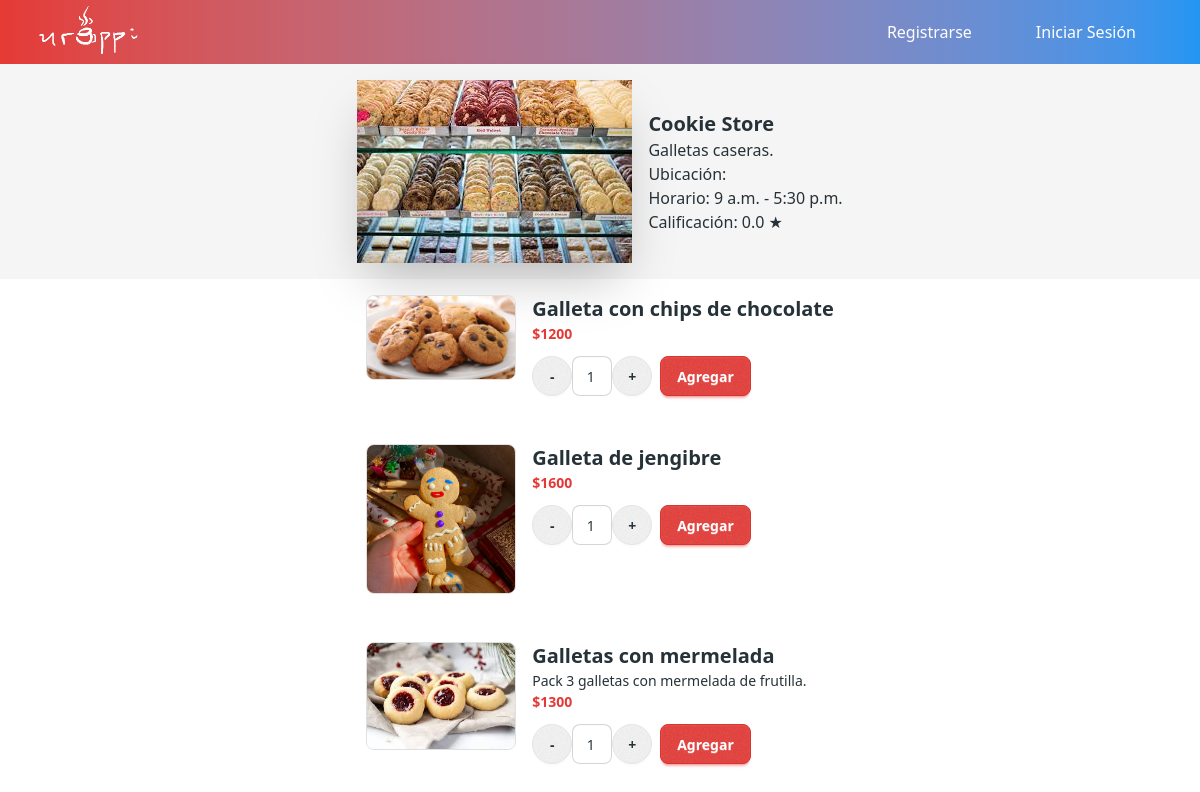
The app's page /comprador/storeMenu/1/ with its own data.
### urappiapp/models.py (models this page shows, shortened)
class Shop(models.Model):
    shopID = models.AutoField(primary_key=True)  # ID único de la tienda
    shopDescription = models.TextField()  # Descripción de la tienda
    openTime = models.TimeField()  # Hora de apertura
    closingTime = models.TimeField()  # Hora de cierre
    shopName = models.CharField(max_length=32)  # Nombre de la tienda
    shopImage = models.ImageField(upload_to="stores/", null=True, blank=True)  # Imagen de la tienda
    location = models.TextField()  # Ubicación de la tienda
    rating = models.FloatField(default=0.0)
    votes = models.IntegerField(default=0)

class Product(models.Model):
    categorys = [("beb-cal", "Bebidas calientes"), ("beb-fria", "Bebidas frías"), ("pas-boll", "Pastelería y Bollería"), ("sandw", "Sandwiches"), ("otro", "Otro")]
    productID = models.AutoField(primary_key=True)
    productName = models.CharField(max_length=32)  # Nombre del producto
    category = models.CharField(max_length=32, choices=categorys)  # Categoría del producto
    description = models.TextField()  # Descripción del producto
    prodImage = models.ImageField(upload_to="products/", null=True, blank=True)  # Imagen del producto
    priceCLP = models.IntegerField()  # Precio en CLP

### app_comprador/views.py (the view)
# urls.py: path("storeMenu/<int:id>/", views.show_store_menu, name="show_store_menu"),
def show_store_menu(request, id):
    tienda = get_object_or_404(
        Shop, shopID=id
    )  # si se intenta acceder a una tienda que no existe lanza error
    productos_listados = ProductListing.objects.filter(listedBy=tienda)
    productos = []
    for pl in productos_listados:
        pathFoto = "/media/" + str(pl.listedProduct.prodImage)
        productos.append(
            {
                "ProductID": pl.listedProduct.productID,
                "ProductName": pl.listedProduct.productName,
                "id": pl.listedProduct.productID,
                "priceCLP": pl.listedProduct.priceCLP,
                "description": pl.listedProduct.description,
                "prodImage": pathFoto,
            }
        )
    info = {
        "tienda_id": id,
        "tienda": tienda,
        "productos": productos,
        "usuario": request.user,
    }
    return render(request, "app_comprador/store_menu.html", info)

### app_comprador/templates/app_comprador/store_menu.html (shortened to what this page needs)
{% extends 'urappi/base.html' %}
{% block content %}
{% include "app_comprador/store_menu/_store_info.html" %}
<div class="list items-center">
  <ul>
      {% for producto in productos %}
          {% include "app_comprador/store_menu/_product_detail.html" with producto=producto counter=forloop.counter %}
      {% endfor %}
  </ul>
</div>
{% endblock content %}

### app_comprador/templates/app_comprador/store_menu/_store_info.html
{% load static %}
{% block content %}
<div class="hero bg-base-200 min-h-screen/2">
  <div class="hero-content flex-col lg:flex-row">
     <img src="/media/{{ tienda.shopImage }}" class="max-w-sm shadow-2xl" />
    <div id="store-info">
      <h1 class="text-xl font-bold">{{tienda.shopName}}</h1>
      <ul >{{ tienda.shopDescription }} </ul>
      <ul>Ubicación: {{tienda.location}}</ul>
      <ul>Horario: {{ tienda.openTime }} - {{ tienda.closingTime }}</ul>
      <ul>Calificación: {{ tienda.rating }} ★ </ul>
    </div>
  </div>
</div>
{% endblock content %}

### app_comprador/templates/app_comprador/store_menu/_product_detail.html (shortened to what this page needs)
{% load static %}
<div class="list-row mb-4">
  <img
    src="{{ producto.prodImage }}"
    alt="{{ producto.ProductName }}"
    width="150px"
    class="rounded-lg border border-base-300"
  />
  <div>
    <div class="textarea-md">
      <h3 class="text-xl font-bold">{{ producto.ProductName }}</h3>
      <p>{{ producto.description }}</p>
      <p class="font-bold text-primary"> ${{ producto.priceCLP }}</p>
    </div>
    <form method="post" action="{% url 'add_to_cart' %}" class="flex items-center mt-3 space-x-2">
      <div class="flex items-center">
        <button type="button" onclick="changeQuantity(-1, '{{ counter }}')" class="btn btn-circle">-</button>
        <input id="quantity-{{ counter }}" name="quantity" type="number" style="width: 5ch;" class="input items-center text-center" size="2" value="1" min="1" readonly />
        <button type="button" onclick="changeQuantity(1, '{{ counter }}')" class="btn btn-circle">+</button>
      </div>
      <button type="submit" class="btn btn-primary">Agregar</button>
    </form>
  </div>
</div>

### records on screen
Shop: shopImage (picture), shopName "Cookie Store", shopDescription "Galletas caseras.", openTime "9 a.m.", closingTime "5:30 p.m.", rating "0.0"
Product: ProductName "Galleta con chips de chocolate"
Product: ProductName "Galleta de jengibre"
Product: ProductName "Galletas con mermelada", description "Pack 3 galletas con mermelada de frutilla."

### other values on screen
{{ producto.priceCLP }} "1200" "1600" "1300"
